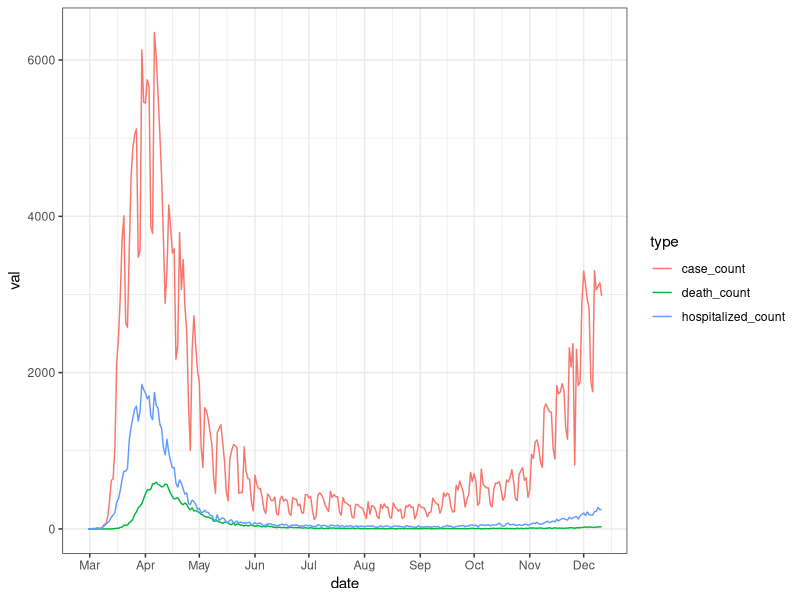
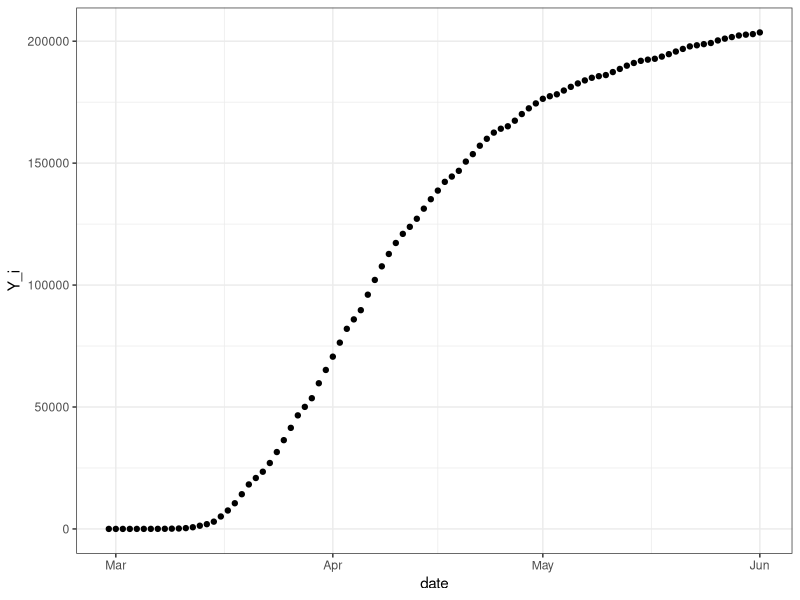
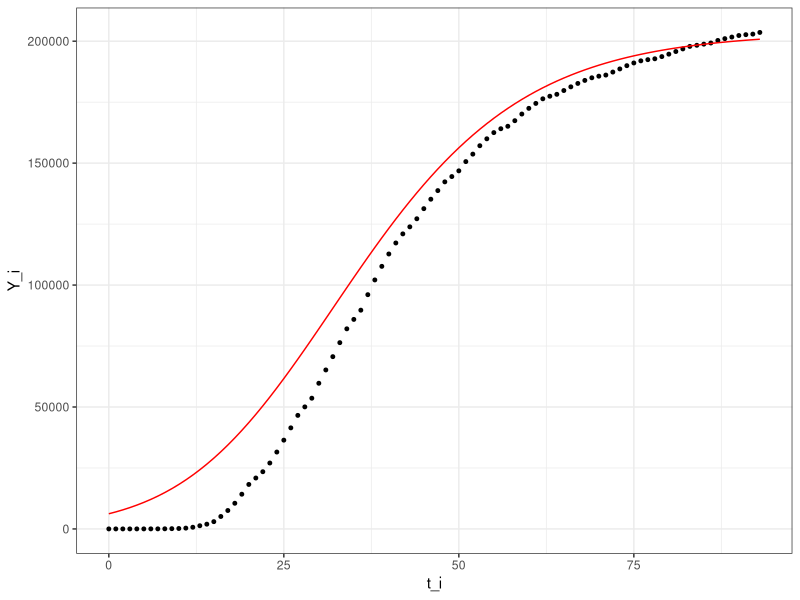
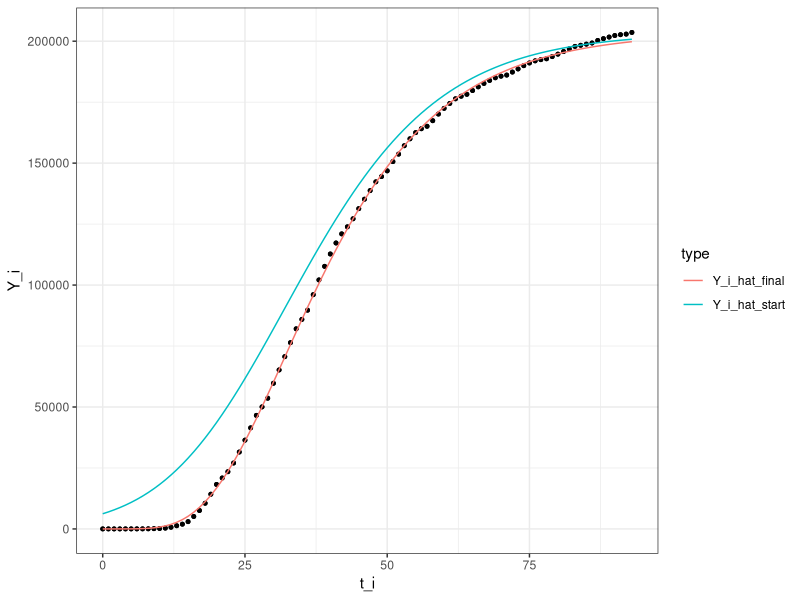

Write R code to recreate these figures, in order.

### SET UP ---------------------------------------------------------------------
# load packages
library(tidyverse)
theme_set(
  theme_bw()
)

# read in data
df <- read_csv("data-by-day year 1.csv")

# clean data frame
df <- df %>%
  # looks like there's a bunch of NA rows so let's remove those 
  filter(if_all(everything(), ~ !is.na(.))) %>%
  # make all column names lower case
  rename_with(tolower) %>%
  # rename date column and make it a date object
  rename(date = date_of_interest) %>%
  mutate(date = mdy(date))

# let's look at the data to identify the pandemic waves
df %>%
  select(date:death_count) %>%
  # mutate(across(case_count:death_count, cumsum)) %>%
  pivot_longer(case_count:death_count, names_to = "type", values_to = "val") %>%
  ggplot(aes(x = date, y = val, color = type)) +
  geom_line() +
  scale_x_date(date_breaks = "1 month", date_labels = "%b") 
  
# maybe first wave could be "2020-02-29" to "2020-06-01"???

### GRADIENT DESCENT -----------------------------------------------------------
# function to calculate difference in number of days between two dates
get_diff <- function(x,y) time_length(x %--% y, unit = "day")
# function to calculate N(t_i, theta)
N <- function(t_i, theta) {
  a <- theta[1]
  k <- theta[2]
  d <- theta[3]
  t0 <- theta[4]
  a * (1 + d * exp(-k * (t_i - t0)))^(-1/d)
}

# we'll just use the city-wide, first-wave data for our cum case count input into the algo
start_date <- "2020-02-29"
end_date <- "2020-06-01"
df_wave <- df %>%
  filter(date >= start_date & date <= end_date) %>%
  select(date:case_count) %>%
  mutate(
    t_i = get_diff(start_date, date),
    Y_i = cumsum(case_count)
  ) %>%
  select(!case_count)

# look at cumulative cases over the wave 
df_wave %>% 
  ggplot(aes(x = date, y = Y_i)) +
  geom_point() +
  scale_x_date(date_breaks = "1 month", date_labels = "%b")

# figure out starting parameters
# a is just the maximum number of cumulative cases in the wave
a_start <- max(df_wave$Y_i)
# t0 can be some t_i near the inflection point
infl_point <- "2020-04-01"
t0_start <- get_diff(start_date, infl_point)
# k can be the slope near the inflection standardized by the cumulative cases near inflection point 
lm_k <- lm(
  Y_i ~ t_i, data = df_wave %>% 
    filter(t_i %in% c(t0_start - 4, t0_start + 4))
)
k_start <- lm_k$coef[2] / df_wave %>% filter(t_i == t0_start) %>% pull(Y_i)
# d can just be 0.5 
d_start <- 0.5
# set starting theta vector
start <- c(a_start, k_start, d_start, t0_start)

# look at Y_hat based on the starting theta vector
df_wave %>%
  mutate(Y_i_hat = N(t_i, start)) %>%
  ggplot(aes(x = t_i)) + 
  geom_point(aes(y = Y_i), size = 1) +
  geom_line(aes(y = Y_i_hat), color = "red")

# function to calculate objective f'n (sse) and its gradient
sse_stuff <- function(df_wave, theta) {
  a <- theta[1]
  k <- theta[2]
  d <- theta[3]
  t0 <- theta[4]
  t <- df_wave$t_i
  Y <- df_wave$Y_i
  Y_hat <- N(t, theta)
  # calculate objective function f
  diff <- Y - Y_hat
  f <- sum(diff^2)
  # calculate gradient for N(t,theta)
  da_N <- (1 + d * exp(-k*(t-t0)))^(-1/d)
  dk_N <- (a * (t-t0) * exp(-k*(t-t0))) / (1 + d * exp(-k*(t-t0)))^(1 + 1/d)
  dd_N <- -a * (d * exp(-k*(t-t0)) - log(1 + d*exp(-k*(t-t0))) * (1 + d * exp(-k*(t-t0)))) / 
    (d^2 * ((1 + d * exp(-k*(t-t0)))^(1 + 1/d)))
  dt0_N <- - (a * k * exp(-k*(t-t0))) / (1 + d * exp(-k*(t-t0)))^(1 + 1/d)
  # calculate gradient for objective function f
  grad_f <- c(-2 * sum(diff*da_N),
              -2 * sum(diff*dk_N),
              -2 * sum(diff*dd_N),
              -2 * sum(diff*dt0_N))

  res <- list(f = f, grad = grad_f)
  return(res)
}
# sse_stuff(df_wave, start)

# df_wave: data frame of t_i, Y_i for the wave of interest
# start: starting theta vector
# tol: tolerance needed to stop iterating
# maxiter: max number of iterations 
NewtonRaphson <- function(df_wave, start, tol=1e-5, maxiter = 10000) {
  # set up
  i <- 0
  cur <- start
  stuff <- sse_stuff(df_wave, cur)
  res <- matrix(0, nrow = 1, ncol = 7)
  colnames(res) <- c(
    "i", "lambda", "sse",
    "a", "k", "d", "t0"
  )
  res[1,] <- c(0, 1, stuff$f, cur)
  prevf <- -Inf   
  # begin iterating to update current theta vector
  while(i < maxiter && abs(stuff$f - prevf) > tol){
    i <- i + 1
    prev <- cur
    prevf <- stuff$f
    prevgrad <- stuff$grad
    # set lambda to start off
    lambda <- 1e-10
    # calculate new values where lambda = 1 
    cur <- prev - lambda * prevgrad
    stuff <- sse_stuff(df_wave, cur)
    # continue to decrease lambda until we see a decrease in SSE
    while(stuff$f >= prevf | any(is.na(stuff$grad))) {
      # divide lambda
      lambda <- lambda / 10
      # calculate new values at the updated lambda value and its corresponding information
      cur <- prev - lambda * prevgrad
      stuff <- sse_stuff(df_wave, cur)
    }
    res <- rbind(res, c(i, lambda, stuff$f, cur))
  }
  return(res)
}
res <- suppressWarnings(NewtonRaphson(df_wave, start))
head(res)
tail(res)
final <- res[nrow(res), 4:7]
  
df_wave %>%
  mutate(
    Y_i_hat_start = N(t_i, start),
    Y_i_hat_final = N(t_i, final)
  ) %>%
  pivot_longer(Y_i_hat_start:Y_i_hat_final, names_to = "type", values_to = "value") %>%
  ggplot(aes(x = t_i)) + 
  geom_point(aes(y = Y_i), size = 1) +
  geom_line(aes(y = value, color = type))



